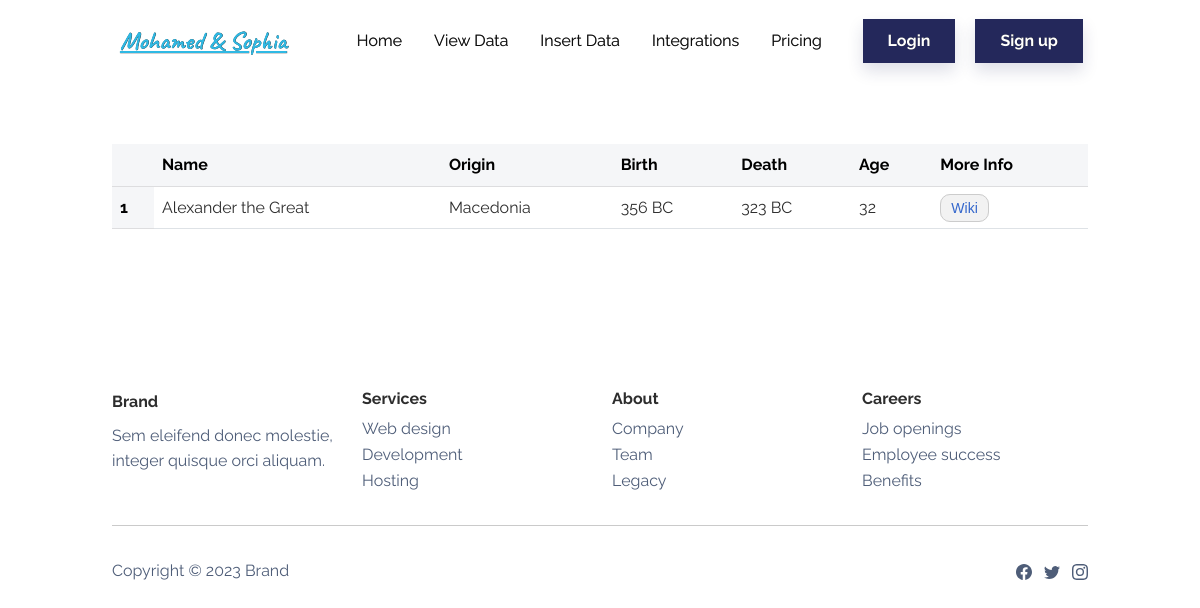
Page /data on the earlier database version.
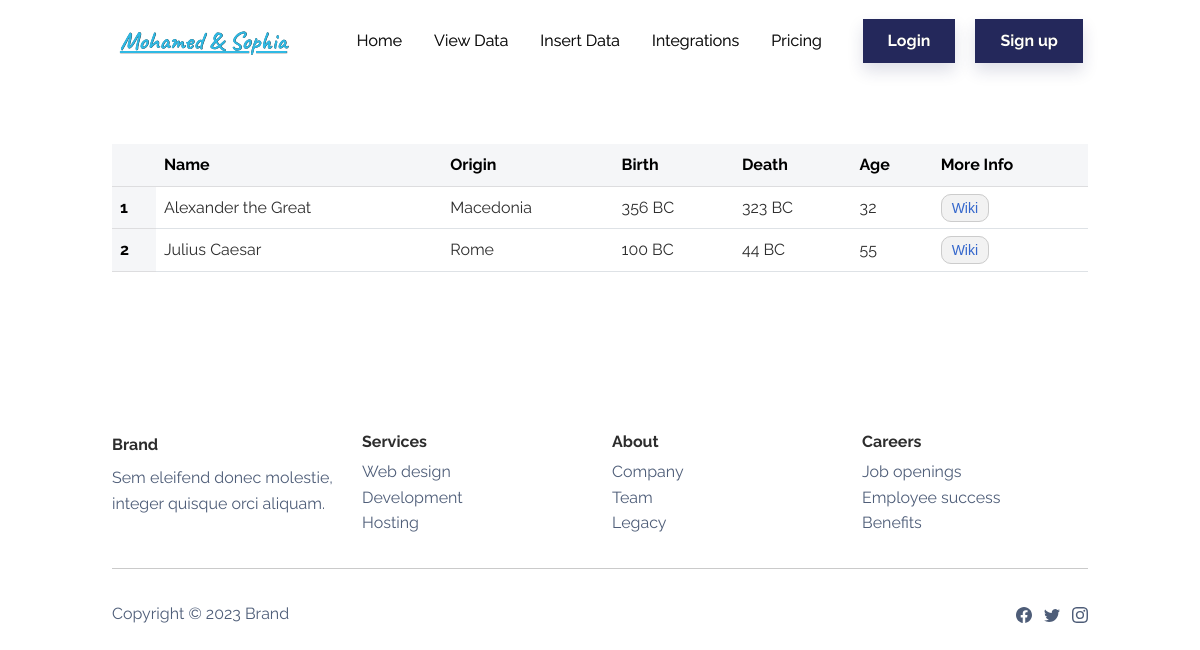
Same page on the later database version.
### app.py (models this page shows, shortened)
class Great(db.Model):
    id = db.Column(db.Integer, primary_key=True)
    name = db.Column(db.String(80), unique=True, nullable=False)
    origin = db.Column(db.String(80), unique=False, nullable=False)
    birth = db.Column(db.String(80), unique=False, nullable=False)
    death = db.Column(db.String(80), unique=False, nullable=True)
    age = db.Column(db.Integer, unique=False, nullable=False)
    url = db.Column(db.String(200), unique=False, nullable=True)

### app.py (the view)
@app.route('/data')
def viewData():
    greats = Great.query.all()
    return render_template('viewData.html', greats=greats)

### templates/viewData.html (shortened to what this page needs)
{% extends 'base.html' %}
{% block content %}
    <section class="py-5 mt-5">
        <div class="container py-4 py-xl-5">
            <table class="table">
                <thead class="table-light">
                <tr>
                    <th scope="col"></th>
                    <th scope="col">Name</th>
                    <th scope="col">Origin</th>
                    <th scope="col">Birth</th>
                    <th scope="col">Death</th>
                    <th scope="col">Age</th>
                    <th scope="col">More Info</th>
                </tr>
                </thead>
            <tbody>
                {% for great in greats %}
                <tr>
                    <th scope="row" class="table-light">{{ loop.index }}</th>
                    <td>{{ great.name }}</td>
                    <td>{{ great.origin }}</td>
                    <td>{{ great.birth }}</td>
                    <td>{{ great.death }}</td>
                    <td>{{ great.age }}</td>
                    <td><a href={{ great.url }} class="more-info-link">Wiki</a></td>
                </tr>
                {% endfor %}
            </tbody>
            </table>
        </div>
    </section>
{% endblock %}

### templates/base.html (shortened to what this page needs)
<!DOCTYPE html>
<html lang="en">
<head>
    <link href="{{ url_for('static', filename='css/bootstrap.min.css') }}" rel="stylesheet">
    <link href="{{ url_for('static', filename='css/mystyles.css') }}" rel="stylesheet">
</head>
<body>
    <nav class="navbar navbar-light navbar-expand-md fixed-top navbar-shrink py-3" id="mainNav" style="height: 80px;text-shadow: 0.2px 0.2px var(--bs-navbar-active-color);display: inline;overflow: visible;transform: translate(-5px);">
        {% block navbar %}
        <div class="container">
            <a class="navbar-brand d-flex align-items-center" href="/">
                <span style="width: 192.75px;color: rgb(47,185,228);font-size: 25px;font-family: caveat;text-decoration: underline;text-align: center;">
                    Mohamed &amp; Sophia
                </span>
            </a>
            <div class="collapse navbar-collapse" id="navcol-1">
                <ul class="navbar-nav mx-auto">
                    <li class="nav-item"><a class="nav-link" href="{{ url_for('home') }}">Home</a></li>
                    <li class="nav-item"><a class="nav-link" href="{{ url_for('viewData') }}">View Data</a></li>
                    <li class="nav-item"><a class="nav-link" href="{{ url_for('insertData') }}">Insert Data</a></li>
                    <li class="nav-item"><a class="nav-link" href="{{ url_for('integrations') }}">Integrations</a></li>
                    <li class="nav-item"><a class="nav-link" href="{{ url_for('pricing') }}">Pricing</a></li>
                </ul>
                    <a class="btn btn-primary shadow" style="margin-right: 20px;" role="button" href="{{ url_for('login') }}">Login</a>
                    <a class="btn btn-primary shadow" role="button" href="{{ url_for('signup') }}">Sign up</a>
            </div>
        </div>
        {% endblock %}
    </nav>
    {% block content %}{% endblock %}
    <footer>
        {% block footer %}
        <div class="container py-4 py-lg-5">
            <div class="row row-cols-2 row-cols-md-4">
                <div class="col-12 col-md-3">
                    <div class="fw-bold d-flex align-items-center mb-2"><span>Brand</span></div>
                    <p class="text-muted">Sem eleifend donec molestie, integer quisque orci aliquam.</p>
                </div>
                <div class="col-sm-4 col-md-3 text-lg-start d-flex flex-column">
                    <h3 class="fs-6 fw-bold">Services</h3>
                    <ul class="list-unstyled">
                        <li><a href="#">Web design</a></li>
                        <li><a href="#">Development</a></li>
                        <li><a href="#">Hosting</a></li>
                    </ul>
                </div>
                <div class="col-sm-4 col-md-3 text-lg-start d-flex flex-column">
                    <h3 class="fs-6 fw-bold">About</h3>
                    <ul class="list-unstyled">
                        <li><a href="#">Company</a></li>
                        <li><a href="#">Team</a></li>
                        <li><a href="#">Legacy</a></li>
                    </ul>
                </div>
                <div class="col-sm-4 col-md-3 text-lg-start d-flex flex-column">
                    <h3 class="fs-6 fw-bold">Careers</h3>
                    <ul class="list-unstyled">
                        <li><a href="#">Job openings</a></li>
                        <li><a href="#">Employee success</a></li>
                        <li><a href="#">Benefits</a></li>
                    </ul>
                </div>
            </div>
            <hr>
            <div class="text-muted d-flex justify-content-between align-items-center pt-3">
                <p class="mb-0">Copyright © 2023 Brand</p>
                <ul class="list-inline mb-0">
                    <li class="list-inline-item"></li>
                    <li class="list-inline-item"></li>
                    <li class="list-inline-item"></li>
                </ul>
            </div>
        </div>
        {% endblock %}
    </footer>
</body>
</html>

### static/css/mystyles.css (style rules this page uses)
.more-info-link { font-family: Arial, sans-serif; font-size: 14px; color: #3366cc; text-decoration: none; padding: 5px 10px; background-color: #f2f2f2; border: 1px solid #ccc; border-radius: 10px; transition: background-color 0.3s ease; }

Differences in the rows shown:
added Great: name "Julius Caesar", origin "Rome", birth "100 BC", death "44 BC", age "55"
